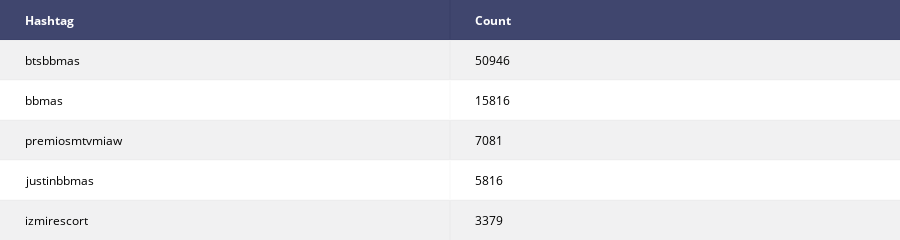

Here is the notebook cell this chart was saved with:
### Markdown cell above
## 5. Which are the 5 most popular hashtags?

### Code cell
result = session.run("MATCH (h:Hashtag) "
                    "WITH h, SIZE((h)-[:TAGS]->()) as Count "
                    "ORDER BY Count DESC LIMIT 5 "
                    "RETURN h.name AS Hashtag, Count")

    
columns = ['Hashtag', 'Count']
plot_graph (result, columns, 'Top 5 Hashtags')

### Figure 1 — Plotly figure (JSON) as saved in the notebook; plotly's stock layout.template omitted (floating-point values rounded to 4 significant figures)
{"data": [{"colorscale": [[0, "#00083e"], [0.5, "#ededee"], [1, "#ffffff"]], "hoverinfo": "none", "opacity": 0.75, "showscale": false, "type": "heatmap", "z": [[0, 0], [0.5, 0.5], [1, 1], [0.5, 0.5], [1, 1], [0.5, 0.5]]}], "layout": {"annotations": [{"align": "left", "font": {"color": "#ffffff"}, "showarrow": false, "text": "<b>Hashtag</b>", "x": -0.45, "xanchor": "left", "xref": "x1", "y": 0, "yref": "y1"}, {"align": "left", "font": {"color": "#ffffff"}, "showarrow": false, "text": "<b>Count</b>", "x": 0.55, "xanchor": "left", "xref": "x1", "y": 0, "yref": "y1"}, {"align": "left", "font": {"color": "#000000"}, "showarrow": false, "text": "btsbbmas", "x": -0.45, "xanchor": "left", "xref": "x1", "y": 1, "yref": "y1"}, {"align": "left", "font": {"color": "#000000"}, "showarrow": false, "text": "50946", "x": 0.55, "xanchor": "left", "xref": "x1", "y": 1, "yref": "y1"}, {"align": "left", "font": {"color": "#000000"}, "showarrow": false, "text": "bbmas", "x": -0.45, "xanchor": "left", "xref": "x1", "y": 2, "yref": "y1"}, {"align": "left", "font": {"color": "#000000"}, "showarrow": false, "text": "15816", "x": 0.55, "xanchor": "left", "xref": "x1", "y": 2, "yref": "y1"}, {"align": "left", "font": {"color": "#000000"}, "showarrow": false, "text": "premiosmtvmiaw", "x": -0.45, "xanchor": "left", "xref": "x1", "y": 3, "yref": "y1"}, {"align": "left", "font": {"color": "#000000"}, "showarrow": false, "text": "7081", "x": 0.55, "xanchor": "left", "xref": "x1", "y": 3, "yref": "y1"}, {"align": "left", "font": {"color": "#000000"}, "showarrow": false, "text": "justinbbmas", "x": -0.45, "xanchor": "left", "xref": "x1", "y": 4, "yref": "y1"}, {"align": "left", "font": {"color": "#000000"}, "showarrow": false, "text": "5816", "x": 0.55, "xanchor": "left", "xref": "x1", "y": 4, "yref": "y1"}, {"align": "left", "font": {"color": "#000000"}, "showarrow": false, "text": "izmirescort", "x": -0.45, "xanchor": "left", "xref": "x1", "y": 5, "yref": "y1"}, {"align": "left", "font": {"color": "#000000"}, "showarrow": false, "text": "3379", "x": 0.55, "xanchor": "left", "xref": "x1", "y": 5, "yref": "y1"}], "height": 230, "margin": {"b": 0, "l": 0, "r": 0, "t": 0}, "xaxis": {"dtick": 1, "gridwidth": 2, "showticklabels": false, "tick0": -0.5, "ticks": "", "zeroline": false}, "yaxis": {"autorange": "reversed", "dtick": 1, "gridwidth": 2, "showticklabels": false, "tick0": 0.5, "ticks": "", "zeroline": false}}}
